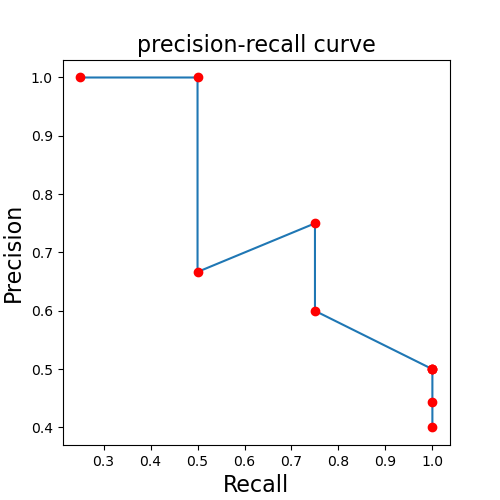

Write the Python code that produced this figure.
import matplotlib.pyplot as plt
import numpy as np

pp=[[1,0.9],[0,0.4],
    [0,0.2],[1,0.6],
    [0,0.5],[0,0.4],
    [1,0.7],[1,0.4],
    [0,0.65],[0,0.35]
]
aa=[0.9,0.4,0.2,0.6,0.5,0.4,0.7,0.4,0.65,0.35]

recall=[]
precision=[]
TPR=[]
FPR=[]

for a in aa:
    tp=0
    fn=0
    fp=0
    tn=0
    x=0
    y=0
    for p in pp:
        if(p[0]==1) and (p[1]>=a):
            tp=tp+1
        elif(p[0]==1) and (p[1]<a):
            fn=fn+1
        elif(p[0]==0) and (p[1]>=a):
            fp=fp+1
        elif(p[0]==0) and (p[1]<a):
            tn=tn+1
    x=float(tp)/(tp+fn)
    y=float(tp)/(tp+fp)
    fpr=float(fp)/(tn+fp)

    recall.append(x)
    precision.append(y)
    TPR.append(x)
    FPR.append(fpr)

plt.figure(figsize=(5,5))
plt.title('precision-recall curve',fontsize=16)
plt.plot(recall,precision)
plt.plot(recall,precision,'ro')
plt.ylabel('Precision',fontsize=16)
plt.xlabel('Recall',fontsize=16)
plt.show()
